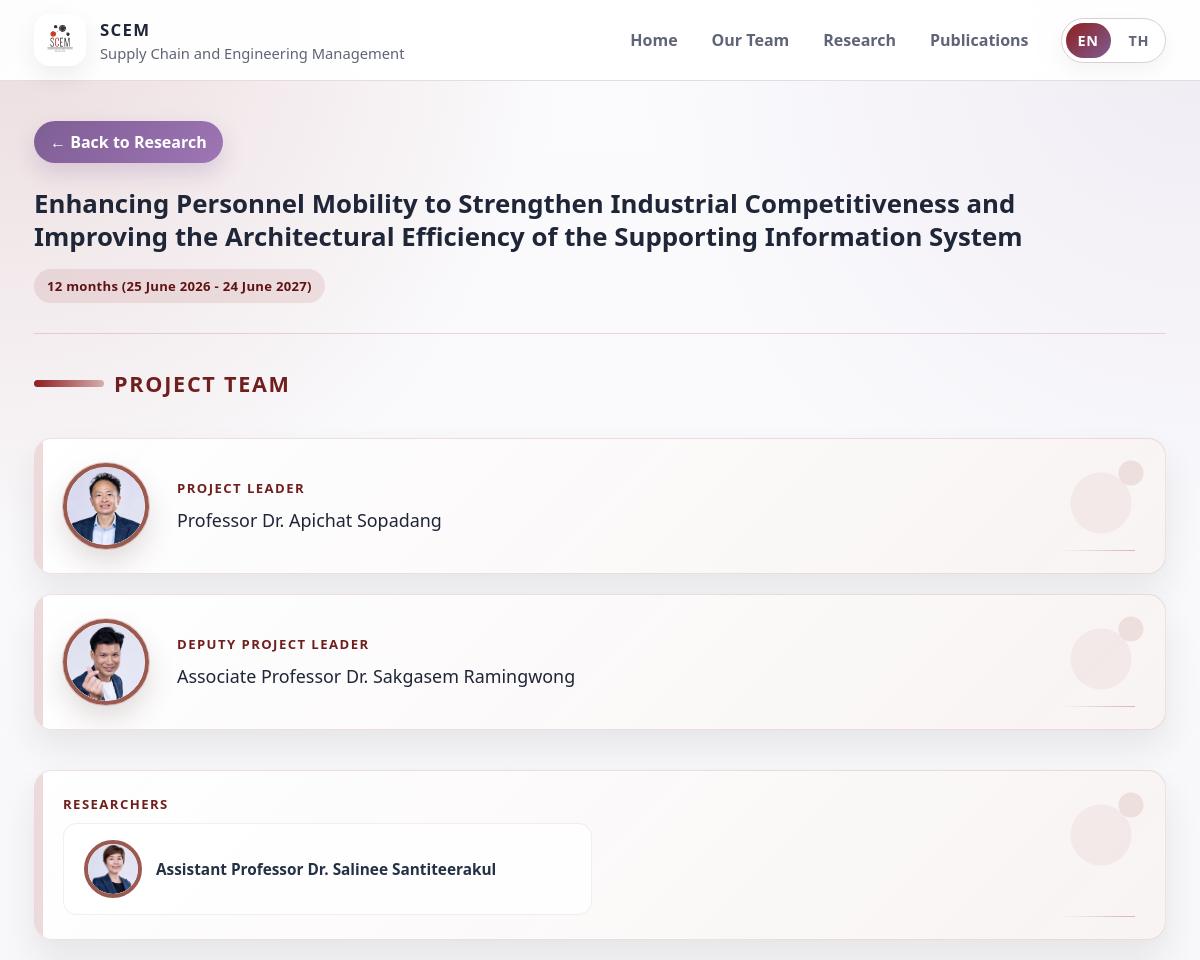
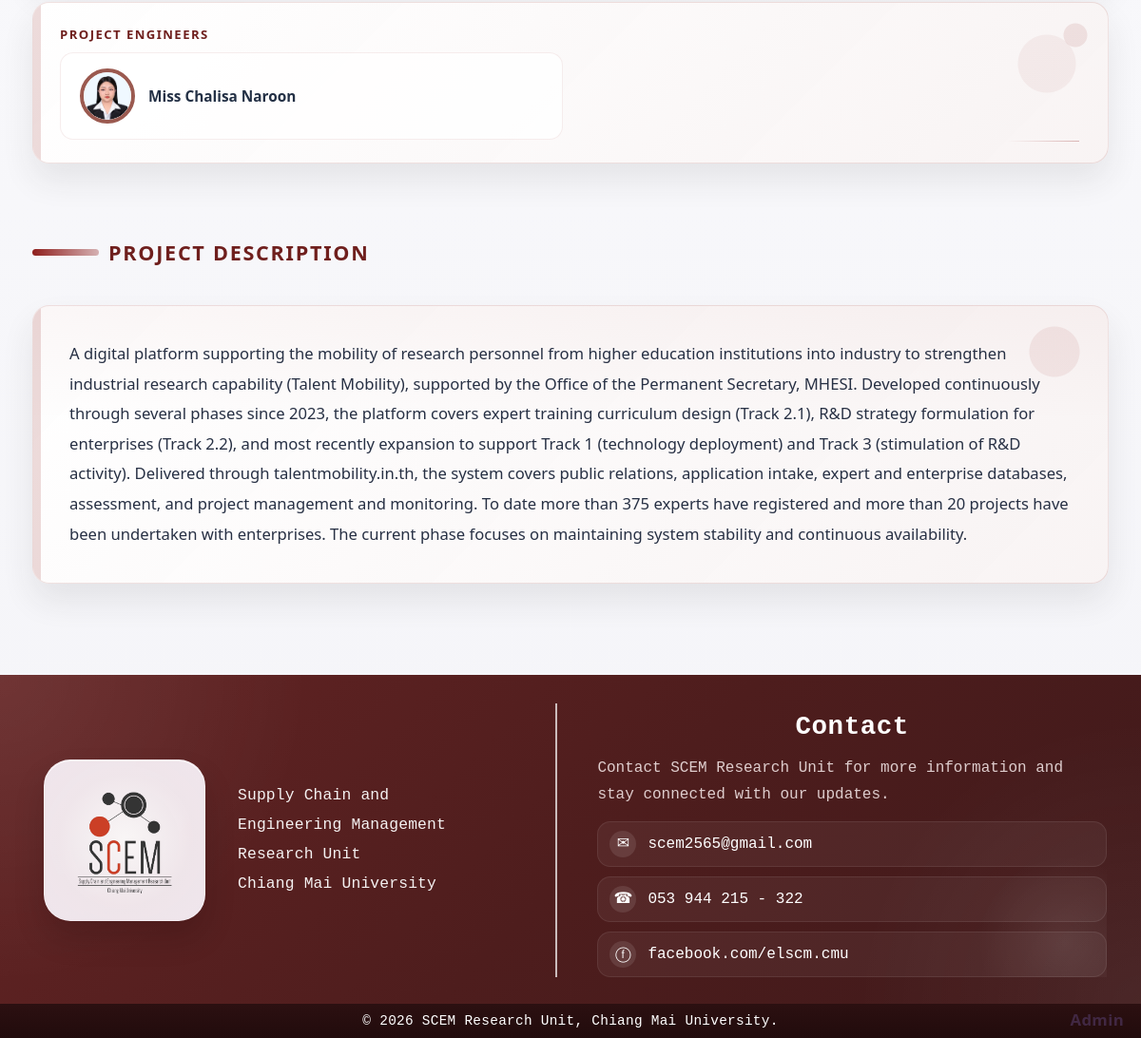
/project/79, run on the app's committed database (2 pictures, top to bottom).
### tables this page shows
CREATE TABLE research_projects (
    id INTEGER PRIMARY KEY AUTOINCREMENT,
    project_type TEXT NOT NULL CHECK (project_type IN ('ongoing', 'finished')),
    year_en TEXT,
    year_th TEXT,
    title_en TEXT NOT NULL,
    title_th TEXT NOT NULL,
    leader_en TEXT,
    leader_th TEXT,
    leader_photo_filename TEXT,
    deputy_en TEXT,
    deputy_th TEXT,
    deputy_photo_filename TEXT,
    coordinator_en TEXT,
    coordinator_th TEXT,
    coordinator_photo_filename TEXT,
    advisor_en TEXT,
    advisor_th TEXT,
    advisor_photo_filename TEXT,
    researcher_en TEXT,
    researcher_th TEXT,
    researcher_photos_json TEXT,
    engineer_en TEXT,
    engineer_th TEXT,
    engineer_photos_json TEXT,
    assistant_en TEXT,
    assistant_th TEXT,
    assistant_photos_json TEXT,
    duration_en TEXT,
    duration_th TEXT,
    lead_unit_en TEXT,
    lead_unit_th TEXT,
    partner_en TEXT,
    partner_th TEXT,
    funding_en TEXT,
    funding_th TEXT,
    budget_en TEXT,
    budget_th TEXT,
    collaboration_details_en TEXT,
    collaboration_details_th TEXT,
    custom_team_fields_json TEXT,
    custom_detail_fields_json TEXT,
    notes TEXT,
    description_en TEXT,
    description_th TEXT
);

CREATE TABLE staff (
    id INTEGER PRIMARY KEY AUTOINCREMENT,
    name_en TEXT NOT NULL,
    name_th TEXT NOT NULL,
    position_en TEXT,
    position_th TEXT,
    department_en TEXT,
    department_th TEXT,
    staff_group TEXT NOT NULL DEFAULT 'member' CHECK (staff_group IN ('advisor', 'member', 'cmubs', 'researcher')),
    sort_order INTEGER NOT NULL DEFAULT 0,
    photo_filename TEXT,
    profile_url TEXT NOT NULL DEFAULT '',
    scopus_author_id TEXT NOT NULL DEFAULT '',
    scopus_hindex INTEGER,
    audio_en_url TEXT NOT NULL DEFAULT '',
    audio_th_url TEXT NOT NULL DEFAULT ''
, scopus_hindex_updated_at TEXT);

### routes/public_routes.py (the view)
@public_bp.route("/project/<int:project_id>")
def project_detail(project_id):
    project = get_public_project_detail(project_id)
    if project is None:
        abort(404)
    return render_template("public/project_detail.html", project=project)

### templates/public/project_detail.html (shortened to what this page needs)
<!DOCTYPE html>
<html lang="{{ current_language }}">
<head>
    <link rel="stylesheet" href="{{ url_for('static', filename='css/public/style.css') }}">
    <link rel="stylesheet" href="{{ url_for('static', filename='css/public/responsive.css') }}">
</head>
<body data-language="{{ current_language }}">
    {% include "public/_public_header.html" %}
    <main class="home-page project-detail-page">
        <section class="hero-section reveal-card project-detail-hero">
            <div class="project-detail-topline">
                <a class="back-link project-detail-back" href="{{ url_for('public.research') }}">
                    {% if current_language == "th" %}
                        ← กลับไปหน้าโครงการวิจัย
                    {% else %}
                        ← Back to Research
                    {% endif %}
                </a>
            </div>
            <h1>{{ field_text(project, "title") }}</h1>
            {% if field_text(project, "duration") or field_text(project, "year") %}
                <div class="project-detail-meta">
                    <span class="research-status-pill ongoing-pill">{{ field_text(project, "duration") or field_text(project, "year") }}</span>
                </div>
            {% endif %}
        </section>
        <section class="reveal-card project-detail-card">
            {% set custom_team_fields = project_custom_team_fields(project) %}
            {% if field_text(project, 'leader') or field_text(project, 'deputy') or field_text(project, 'coordinator') or field_text(project, 'advisor') or field_text(project, 'researcher') or field_text(project, 'engineer') or field_text(project, 'assistant') or custom_team_fields %}
                <section class="project-detail-section">
                    <div class="project-detail-section-heading">
                        <span>{% if current_language == "th" %}ทีมโครงการ{% else %}Project Team{% endif %}</span>
                    </div>
                    <div class="research-detail-grid project-detail-team-grid">
                        {% if field_text(project, 'leader') %}
                            <div class="research-detail-block project-person-card">
                                <span class="project-photo-mark" aria-hidden="true">
                                    <span class="project-photo-crop">
                                        {% set leader_photo = photo_for_person(field_text(project, 'leader'), project['leader_photo_filename']) %}
                                        {% if leader_photo %}
                                            <img src="{{ url_for('static', filename='uploads/' ~ leader_photo) }}" alt="">
                                        {% else %}
                                            <span class="project-photo-placeholder"></span>
                                        {% endif %}
                                    </span>
                                </span>
                                <div class="project-person-copy">
                                    <h3>{% if current_language == "th" %}หัวหน้าโครงการ{% else %}Project Leader{% endif %}</h3>
                                    <p>{{ field_text(project, 'leader') }}</p>
                                </div>
                            </div>
                        {% endif %}
                        {% if field_text(project, 'deputy') %}
                            <div class="research-detail-block project-person-card">
                                <span class="project-photo-mark" aria-hidden="true">
                                    <span class="project-photo-crop">
                                        {% set deputy_photo = photo_for_person(field_text(project, 'deputy'), project['deputy_photo_filename']) %}
                                        {% if deputy_photo %}
                                            <img src="{{ url_for('static', filename='uploads/' ~ deputy_photo) }}" alt="">
                                        {% else %}
                                            <span class="project-photo-placeholder"></span>
                                        {% endif %}
                                    </span>
                                </span>
                                <div class="project-person-copy">
                                    <h3>{% if current_language == "th" %}รองหัวหน้าโครงการ{% else %}Deputy Project Leader{% endif %}</h3>
                                    <p>{{ field_text(project, 'deputy') }}</p>
                                </div>
                            </div>
                        {% endif %}
                    </div>
                    <div class="research-detail-grid project-detail-info-grid">
                        {% if field_text(project, 'researcher') %}
                            <div class="research-detail-block project-info-block project-info-block-wide">
                                <h3>{% if current_language == "th" %}นักวิจัย{% else %}Researchers{% endif %}</h3>
                                <div class="project-member-grid">
                                    {% for entry in project_people_entries(project, 'researcher') %}
                                        {% if entry['type'] == 'heading' %}
                                            <div class="project-member-heading">{{ entry['text'] }}</div>
                                        {% else %}
                                            <article class="project-member-card">
                                                <span class="project-member-photo">
                                                    {% if entry['photo_filename'] %}
                                                        <img src="{{ url_for('static', filename='uploads/' ~ entry['photo_filename']) }}" alt="">
                                                    {% else %}
                                                        <span class="project-photo-placeholder"></span>
                                                    {% endif %}
                                                </span>
                                                <span class="project-member-name">{{ entry['name'] }}</span>
                                            </article>
                                        {% endif %}
                                    {% endfor %}
                                </div>
                            </div>
                        {% endif %}
                        {% if field_text(project, 'engineer') %}
                            <div class="research-detail-block project-info-block project-info-block-wide">
                                <h3>{% if current_language == "th" %}วิศวกรโครงการ{% else %}Project Engineers{% endif %}</h3>
                                <div class="project-member-grid">
                                    {% for entry in project_people_entries(project, 'engineer') %}
                                        {% if entry['type'] == 'heading' %}
                                            <div class="project-member-heading">{{ entry['text'] }}</div>
                                        {% else %}
                                            <article class="project-member-card">
                                                <span class="project-member-photo">
                                                    {% if entry['photo_filename'] %}
                                                        <img src="{{ url_for('static', filename='uploads/' ~ entry['photo_filename']) }}" alt="">
                                                    {% else %}
                                                        <span class="project-photo-placeholder"></span>
                                                    {% endif %}
                                                </span>
                                                <span class="project-member-name">{{ entry['name'] }}</span>
                                            </article>
                                        {% endif %}
                                    {% endfor %}
                                </div>
                            </div>
                        {% endif %}
                    </div>
                </section>
            {% endif %}
            {% if field_text(project, "description") %}
                <section class="project-detail-section">
                    <div class="project-detail-section-heading">
                        <span>{% if current_language == "th" %}รายละเอียดโครงการ{% else %}Project Description{% endif %}</span>
                    </div>
                    <div class="research-detail-description project-description-card">
                        <div class="multiline-content">{{ field_text(project, "description") }}</div>
                    </div>
                </section>
            {% endif %}
            {% set custom_detail_fields = project_custom_detail_fields(project) %}
        </section>
    </main>
    {% include "public/_public_footer.html" %}
</body>
</html>

### data on the page
research_projects: title_en "Enhancing Personnel Mobility to Strengthen Industrial Competitiveness and Improving the Architectural Efficiency of the Supporting Information System", duration_en "12 months (25 June 2026 - 24 June 2027)", leader_en "Professor Dr. Apichat Sopadang", deputy_en "Associate Professor Dr. Sakgasem Ramingwong", name "Assistant Professor Dr. Salinee Santiteerakul", name "Miss Chalisa Naroon", description_en "A digital platform supporting the mobility of research personnel from higher education institutions into industry to strengthen industrial research capability (Talent Mobility), supported by the Office of the Permanent Secretary, MHESI. Developed continuously through several phases since 2023, the platform covers expert training curriculum design (Track 2.1), R&D strategy formulation for enterprises (Track 2.2), and most recently expansion to support Track 1 (technology deployment) and Track 3 (stimulation of R&D activity). Delivered through talentmobility.in.th, the system covers public relations, application intake, expert and enterprise databases, assessment, and project management and…"
staff: photo_filename (picture)
staff: photo_filename (picture)
staff: photo_filename (picture)
staff: photo_filename (picture)
